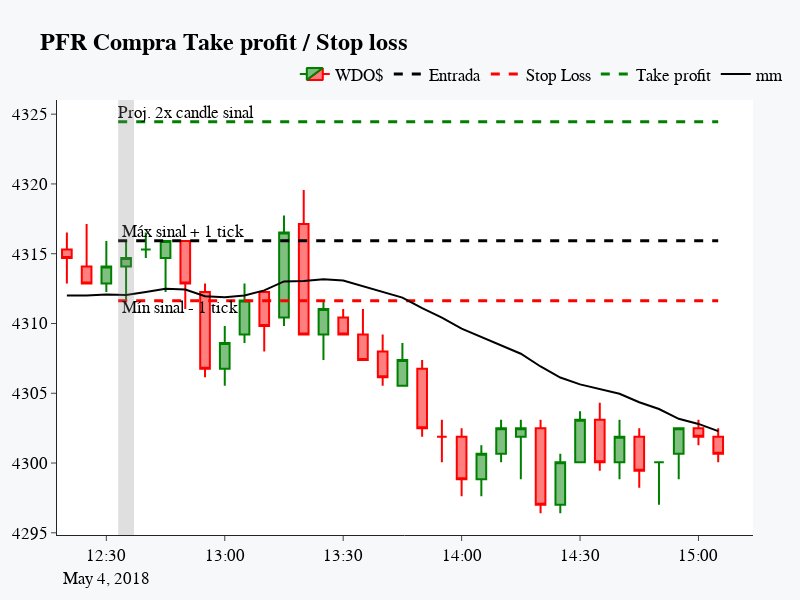

Here is the notebook cell this chart was saved with:
### Code cell
# esse número representa cada candle sinalizador observado no filtro anterior (código da última semana)
n_indice = 10

# aqui pegaremos tres candles anteriores ao sinal (10 min, sendo timeframe de 5min) e 15 candles à frente (75min)
inicio_index = halt_compra.index[n_indice] - timedelta(minutes=15)
final_index = halt_compra.index[n_indice] + timedelta(minutes=150)

# filtramos nosso dataframe de ohlc
data_range = pd.date_range(start=inicio_index, end=final_index, freq='T')
df_figure = df[df.index.isin(data_range)]

# dessa forma apresentaremos 15 candles, sendo o sinal o terceiro candle (indexação 2 no python, já que começa do zero)
df_figure = df_figure.iloc[0:50]
candle_sinal = 3

# condições de entrada, alvos e stops descritos no post
entrada = df_figure.high.iloc[candle_sinal] + 0.01
stop_loss_candle_sinal = df_figure.low.iloc[candle_sinal] - 0.01
alvo_2x_candle_sinal = entrada + 2*(df_figure.high.iloc[candle_sinal] - df_figure.low.iloc[candle_sinal])

# Candlesticks
fig_halt_compra_result = go.Figure(data=[go.Candlestick(name=halt_compra.ticker[0],x=df_figure.index, open=df_figure['open'], high = df_figure['high'],
                                              low=df_figure['low'], close=df_figure['close'],increasing_line_color= 'green',
                                              decreasing_line_color= 'red', showlegend=True)])

# Candle sinal e entrada
fig_halt_compra_result.add_vrect(x0=df_figure.index[candle_sinal]-timedelta(minutes=2), x1=(df_figure.index[candle_sinal]+timedelta(minutes=2)), fillcolor="gray", opacity=0.25)

fig_halt_compra_result.add_trace(go.Scatter(x=[df_figure.index[candle_sinal]-timedelta(minutes=2),df_figure.index[-1]], 
                                    y=[df_figure.high[candle_sinal]+0.01,df_figure.high[candle_sinal]+0.01],
                                    mode="lines+text", line_width=3, line_dash="dash", line_color="black",
                                    name="Entrada", text=[" Máx sinal + 1 tick"], textposition="top right", showlegend=True))

# Linha delimitação do Stop loss
fig_halt_compra_result.add_trace(go.Scatter(x=[df_figure.index[candle_sinal]-timedelta(minutes=2), df_figure.index[-1]], 
                                    y=[stop_loss_candle_sinal, stop_loss_candle_sinal],
                                    mode="lines+text", line_width=3, line_dash="dash", line_color="red",
                                    name="Stop Loss", text=[" Mín sinal - 1 tick"], textposition="bottom right", showlegend=True))

# Linha delimitação do Take profit
fig_halt_compra_result.add_trace(go.Scatter(x=[df_figure.index[candle_sinal]-timedelta(minutes=2),df_figure.index[-1]], 
                                    y=[alvo_2x_candle_sinal, alvo_2x_candle_sinal],
                                    mode="lines+text", line_width=3, line_dash="dash", line_color="green",
                                    name="Take profit", text=["Proj. 2x candle sinal"], textposition="top right", showlegend=True))

fig_halt_compra_result.add_trace(go.Scatter(name='mm', x=df_figure.index, y=df_figure['mm'], marker_color='black'))

# Configurações do layout, como fundo branco, tamanho da imagem, margens, titulo do gráfico...
fig_halt_compra_result.update_layout(xaxis_rangeslider_visible=False, title_text='<b>PFR Compra Take profit / Stop loss',template = 'simple_white',
                            margin=dict(l=20, r=20, t=100, b=20), paper_bgcolor="#f7f8fa",width=800,height=600,
                            font=dict(family="Arial",size=17, color = 'black'),
                            legend=dict(orientation="h",yanchor="top",y=1.1,xanchor="right",x=1.05))

### Figure 1 — Plotly figure (JSON) as saved in the notebook; plotly's stock layout.template omitted (floating-point values rounded to 4 significant figures)
{"data": [{"close": [4315.0, 4313.0, 4314.0, 4315.0, 4315.0, 4316.0, 4313.0, 4307.0, 4309.0, 4312.0, 4310.0, 4317.0, 4309.0, 4311.0, 4309.0, 4307.0, 4306.0, 4307.0, 4302.0, 4302.0, 4299.0, 4301.0, 4302.0, 4302.0, 4297.0, 4300.0, 4303.0, 4300.0, 4302.0, 4299.0, 4300.0, 4302.0, 4302.0, 4301.0], "decreasing": {"line": {"color": "red"}}, "high": [4317.0, 4317.0, 4316.0, 4316.0, 4317.0, 4316.0, 4316.0, 4313.0, 4310.0, 4313.0, 4312.0, 4318.0, 4320.0, 4312.0, 4311.0, 4311.0, 4309.0, 4309.0, 4307.0, 4303.0, 4302.0, 4301.0, 4303.0, 4303.0, 4303.0, 4301.0, 4304.0, 4304.0, 4303.0, 4302.0, 4300.0, 4302.0, 4303.0, 4302.0], "increasing": {"line": {"color": "green"}}, "low": [4313.0, 4313.0, 4312.0, 4312.0, 4315.0, 4312.0, 4311.0, 4306.0, 4306.0, 4309.0, 4308.0, 4310.0, 4309.0, 4307.0, 4309.0, 4307.0, 4306.0, 4306.0, 4302.0, 4300.0, 4298.0, 4298.0, 4300.0, 4299.0, 4296.0, 4296.0, 4300.0, 4299.0, 4299.0, 4298.0, 4297.0, 4299.0, 4301.0, 4300.0], "name": "WDO$", "open": [4315.0, 4314.0, 4313.0, 4314.0, 4315.0, 4315.0, 4316.0, 4312.0, 4307.0, 4309.0, 4312.0, 4310.0, 4317.0, 4309.0, 4310.0, 4309.0, 4308.0, 4306.0, 4307.0, 4302.0, 4302.0, 4299.0, 4301.0, 4302.0, 4302.0, 4297.0, 4300.0, 4303.0, 4300.0, 4302.0, 4300.0, 4301.0, 4302.0, 4302.0], "showlegend": true, "type": "candlestick", "x": ["2018-05-04T12:20:00", "2018-05-04T12:25:00", "2018-05-04T12:30:00", "2018-05-04T12:35:00", "2018-05-04T12:40:00", "2018-05-04T12:45:00", "2018-05-04T12:50:00", "2018-05-04T12:55:00", "2018-05-04T13:00:00", "2018-05-04T13:05:00", "2018-05-04T13:10:00", "2018-05-04T13:15:00", "2018-05-04T13:20:00", "2018-05-04T13:25:00", "2018-05-04T13:30:00", "2018-05-04T13:35:00", "2018-05-04T13:40:00", "2018-05-04T13:45:00", "2018-05-04T13:50:00", "2018-05-04T13:55:00", "2018-05-04T14:00:00", "2018-05-04T14:05:00", "2018-05-04T14:10:00", "2018-05-04T14:15:00", "2018-05-04T14:20:00", "2018-05-04T14:25:00", "2018-05-04T14:30:00", "2018-05-04T14:35:00", "2018-05-04T14:40:00", "2018-05-04T14:45:00", "2018-05-04T14:50:00", "2018-05-04T14:55:00", "2018-05-04T15:00:00", "2018-05-04T15:05:00"]}, {"line": {"color": "black", "dash": "dash", "width": 3}, "mode": "lines+text", "name": "Entrada", "showlegend": true, "text": [" Máx sinal + 1 tick"], "textposition": "top right", "type": "scatter", "x": ["2018-05-04T12:33:00", "2018-05-04T15:05:00"], "y": [4316.0, 4316.0]}, {"line": {"color": "red", "dash": "dash", "width": 3}, "mode": "lines+text", "name": "Stop Loss", "showlegend": true, "text": [" Mín sinal - 1 tick"], "textposition": "bottom right", "type": "scatter", "x": ["2018-05-04T12:33:00", "2018-05-04T15:05:00"], "y": [4312.0, 4312.0]}, {"line": {"color": "green", "dash": "dash", "width": 3}, "mode": "lines+text", "name": "Take profit", "showlegend": true, "text": ["Proj. 2x candle sinal"], "textposition": "top right", "type": "scatter", "x": ["2018-05-04T12:33:00", "2018-05-04T15:05:00"], "y": [4324.0, 4324.0]}, {"marker": {"color": "black"}, "name": "mm", "type": "scatter", "x": ["2018-05-04T12:20:00", "2018-05-04T12:25:00", "2018-05-04T12:30:00", "2018-05-04T12:35:00", "2018-05-04T12:40:00", "2018-05-04T12:45:00", "2018-05-04T12:50:00", "2018-05-04T12:55:00", "2018-05-04T13:00:00", "2018-05-04T13:05:00", "2018-05-04T13:10:00", "2018-05-04T13:15:00", "2018-05-04T13:20:00", "2018-05-04T13:25:00", "2018-05-04T13:30:00", "2018-05-04T13:35:00", "2018-05-04T13:40:00", "2018-05-04T13:45:00", "2018-05-04T13:50:00", "2018-05-04T13:55:00", "2018-05-04T14:00:00", "2018-05-04T14:05:00", "2018-05-04T14:10:00", "2018-05-04T14:15:00", "2018-05-04T14:20:00", "2018-05-04T14:25:00", "2018-05-04T14:30:00", "2018-05-04T14:35:00", "2018-05-04T14:40:00", "2018-05-04T14:45:00", "2018-05-04T14:50:00", "2018-05-04T14:55:00", "2018-05-04T15:00:00", "2018-05-04T15:05:00"], "y": [4312.0, 4312.0, 4312.0, 4312.0, 4312.0, 4312.0, 4312.0, 4312.0, 4312.0, 4312.0, 4312.0, 4313.0, 4313.0, 4313.0, 4313.0, 4313.0, 4312.0, 4312.0, 4311.0, 4310.0, 4310.0, 4309.0, 4308.0, 4308.0, 4307.0, 4306.0, 4306.0, 4305.0, 4305.0, 4304.0, 4304.0, 4303.0, 4303.0, 4302.0]}], "layout": {"font": {"color": "black", "family": "Arial", "size": 17}, "height": 600, "legend": {"orientation": "h", "x": 1.05, "xanchor": "right", "y": 1.1, "yanchor": "top"}, "margin": {"b": 20, "l": 20, "r": 20, "t": 100}, "paper_bgcolor": "#f7f8fa", "shapes": [{"fillcolor": "gray", "opacity": 0.25, "type": "rect", "x0": "2018-05-04T12:33:00", "x1": "2018-05-04T12:37:00", "xref": "x", "y0": 0, "y1": 1, "yref": "y domain"}], "title": {"text": "<b>PFR Compra Take profit / Stop loss"}, "width": 800, "xaxis": {"rangeslider": {"visible": false}}}}
